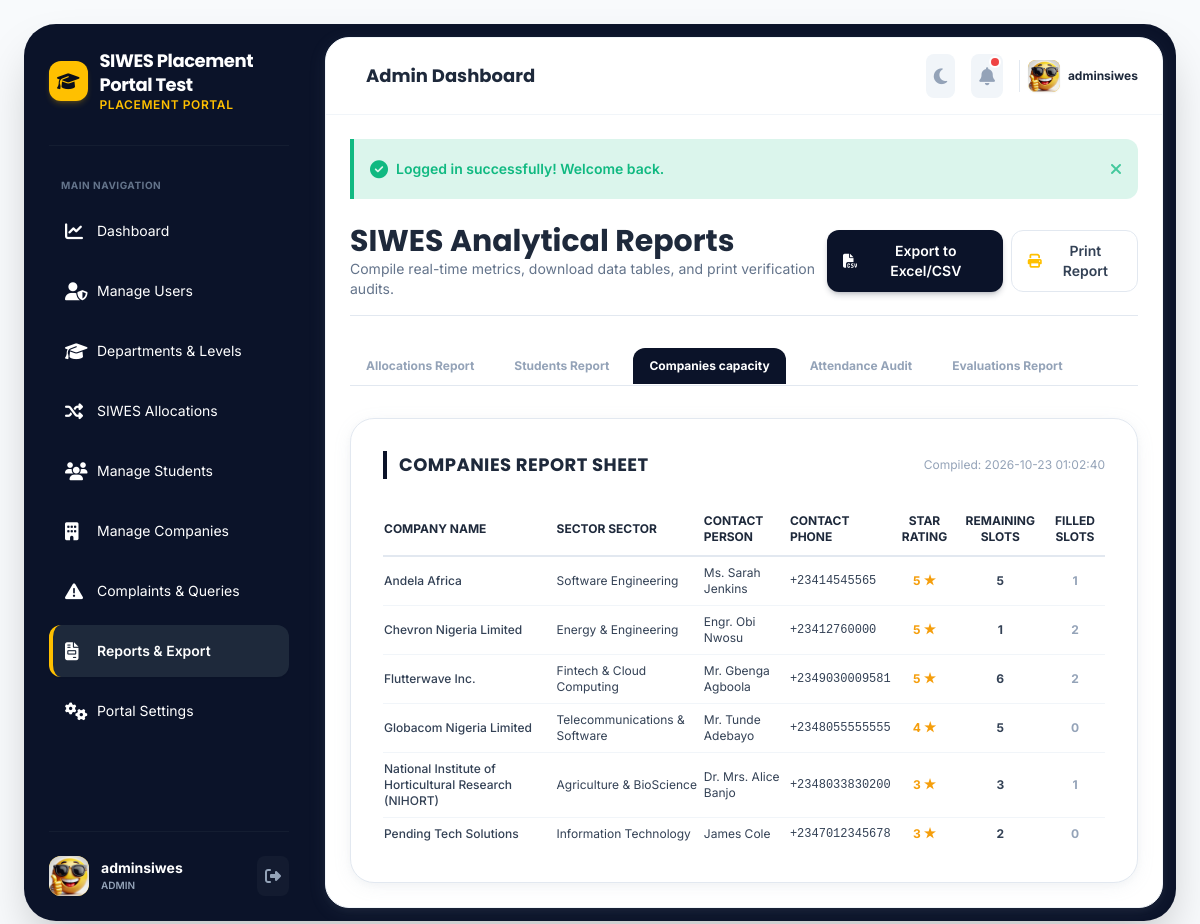
Page /coordinator/reports?type=companies (signed in) on the earlier database version.
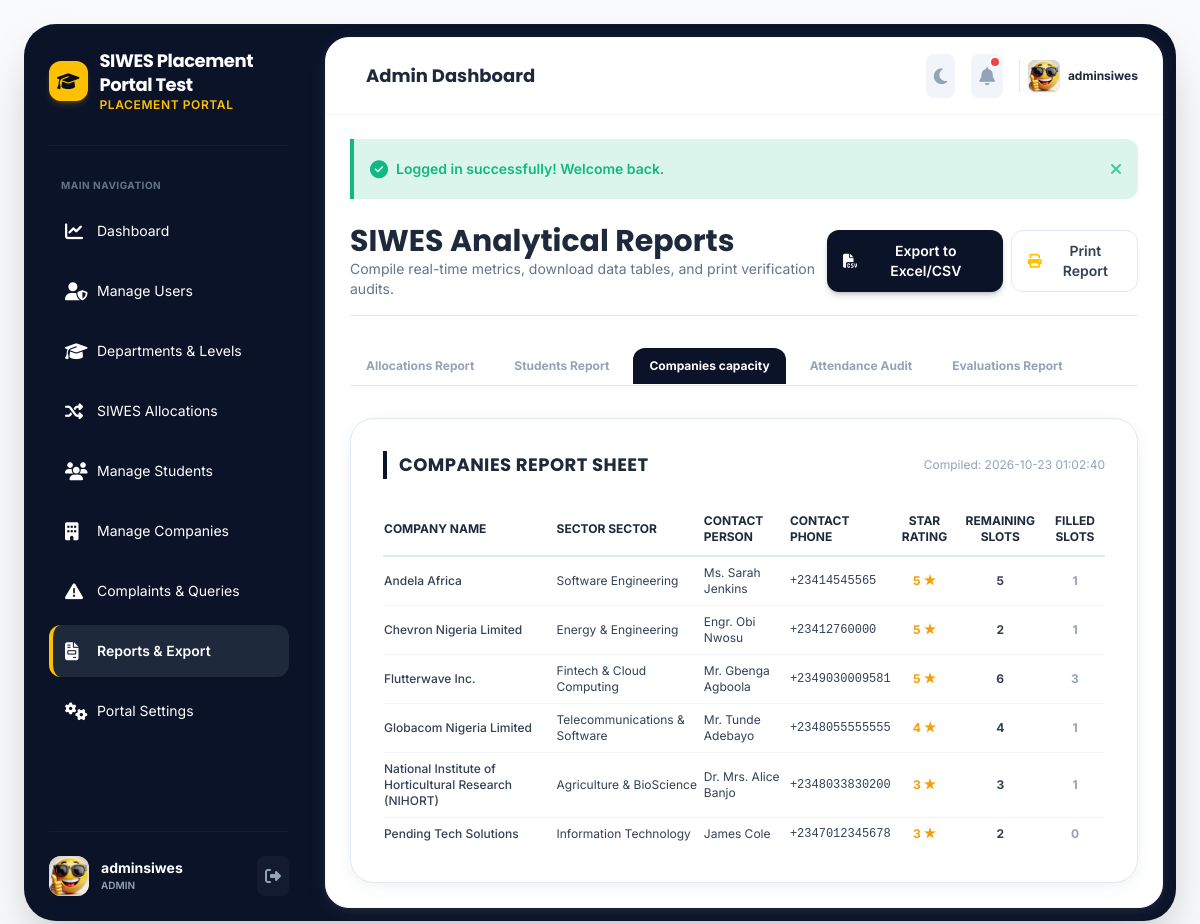
Same page on the later database version.
### tables this page shows
CREATE TABLE companies (
    id INTEGER PRIMARY KEY AUTOINCREMENT,
    name TEXT NOT NULL,
    email TEXT UNIQUE NOT NULL,
    phone TEXT,
    address TEXT NOT NULL,
    latitude REAL NOT NULL,
    longitude REAL NOT NULL,
    industry_category TEXT NOT NULL,
    available_slots INTEGER DEFAULT 0,
    contact_person TEXT NOT NULL,
    status TEXT CHECK(status IN ('pending', 'verified', 'rejected')) DEFAULT 'pending',
    rating INTEGER CHECK(rating BETWEEN 1 AND 5) DEFAULT 5,
    specializations TEXT, -- Comma-separated specializations
    created_at TIMESTAMP DEFAULT CURRENT_TIMESTAMP,
    updated_at TIMESTAMP DEFAULT CURRENT_TIMESTAMP
, application_letter_content TEXT, application_letter_signatory TEXT, application_letter_title TEXT);

### app/Views/reports/index.php (the view, shortened to what the changed rows need)
<div class="space-y-8 animate-fade-in-up">
    <div class="flex justify-between items-center border-b border-slate-200 dark:border-slate-800 pb-4">
        <div>
            <h1 class="text-3xl font-poppins font-bold text-slate-800 dark:text-white">SIWES Analytical Reports</h1>
            <p class="text-sm text-slate-500 dark:text-gray-400">Compile real-time metrics, download data tables, and print verification audits.</p>
        </div>
        <div class="flex space-x-2 no-print">
            <button onclick="exportTableToCSV('report-table', 'siwes_<?= $reportType ?>_report.csv')" class="bg-primary hover:bg-secondary text-white text-sm px-4 py-2.5 rounded-xl font-semibold shadow-md shadow-primary/20 transition flex items-center space-x-2">
                <i class="fa-solid fa-file-csv"></i> <span>Export to Excel/CSV</span>
            </button>
            <button onclick="window.print()" class="bg-white hover:bg-slate-50 dark:bg-slate-800 dark:hover:bg-slate-700 text-slate-700 dark:text-white border border-slate-200 dark:border-slate-700 text-sm px-4 py-2.5 rounded-xl font-semibold transition flex items-center space-x-2">
                <i class="fa-solid fa-print text-accent"></i> <span>Print Report</span>
            </button>
        </div>
    </div>
    <div class="flex flex-wrap gap-2 border-b border-slate-200 dark:border-slate-800 pb-px no-print select-none">
        <a href="/siwes/coordinator/reports?type=allocations" class="px-4 py-2.5 text-xs font-bold rounded-t-xl transition-all <?= $reportType === 'allocations' ? 'bg-primary text-white' : 'text-slate-400 hover:text-slate-600' ?>">Allocations Report</a>
        <a href="/siwes/coordinator/reports?type=students" class="px-4 py-2.5 text-xs font-bold rounded-t-xl transition-all <?= $reportType === 'students' ? 'bg-primary text-white' : 'text-slate-400 hover:text-slate-600' ?>">Students Report</a>
        <a href="/siwes/coordinator/reports?type=companies" class="px-4 py-2.5 text-xs font-bold rounded-t-xl transition-all <?= $reportType === 'companies' ? 'bg-primary text-white' : 'text-slate-400 hover:text-slate-600' ?>">Companies capacity</a>
        <a href="/siwes/coordinator/reports?type=attendance" class="px-4 py-2.5 text-xs font-bold rounded-t-xl transition-all <?= $reportType === 'attendance' ? 'bg-primary text-white' : 'text-slate-400 hover:text-slate-600' ?>">Attendance Audit</a>
        <a href="/siwes/coordinator/reports?type=performance" class="px-4 py-2.5 text-xs font-bold rounded-t-xl transition-all <?= $reportType === 'performance' ? 'bg-primary text-white' : 'text-slate-400 hover:text-slate-600' ?>">Evaluations Report</a>
    </div>
    <div class="bg-white text-black p-6 md:p-8 rounded-3xl border border-slate-200 shadow-soft print-card" id="report-container">
        <div class="flex justify-between items-center mb-6">
            <h2 class="text-lg font-bold font-poppins text-slate-800 uppercase tracking-wide border-l-4 border-primary pl-3">
                <?= ucfirst($reportType) ?> Report Sheet
            </h2>
            <span class="text-xs text-slate-400 font-sans">Compiled: <?= date('Y-m-d H:i:s') ?></span>
        </div>
        <div class="overflow-x-auto">
            <table class="w-full text-left text-xs border-collapse" id="report-table">
                <?php if ($reportType === 'allocations'): ?>
                    <thead>
                        <tr class="border-b-2 border-slate-200 text-slate-800 uppercase font-sans font-bold">
                            <th class="py-2.5">Matric No</th>
                            <th class="py-2.5">Student Name</th>
                            <th class="py-2.5">Dept</th>
                            <th class="py-2.5">Assigned Company</th>
                            <th class="py-2.5">Company Supervisor</th>
                            <th class="py-2.5">Lock Status</th>
                            <th class="py-2.5">Assigned By</th>
                        </tr>
                    </thead>
                    <tbody class="divide-y divide-slate-100 text-slate-700">
                        <?php foreach ($data as $row): ?>
                            <tr class="hover:bg-slate-50/50">
                                <td class="py-2 font-mono font-semibold"><?= htmlspecialchars($row['matric_no']) ?></td>
                                <td class="py-2 font-medium"><?= htmlspecialchars($row['student_name']) ?></td>
                                <td class="py-2 font-semibold"><?= htmlspecialchars($row['dept_code']) ?></td>
                                <td class="py-2"><?= htmlspecialchars($row['company_name']) ?></td>
                                <td class="py-2"><?= htmlspecialchars($row['supervisor_name'] ?? 'Unassigned') ?></td>
                                <td class="py-2"><?= htmlspecialchars(ucfirst($row['status'])) ?></td>
                                <td class="py-2 text-[10px] uppercase font-bold"><?= htmlspecialchars($row['allocated_by']) ?></td>
                            </tr>
                        <?php endforeach; ?>
                    </tbody>
                <?php elseif ($reportType === 'companies'): ?>
                    <thead>
                        <tr class="border-b-2 border-slate-200 text-slate-800 uppercase font-sans font-bold">
                            <th class="py-2.5">Company Name</th>
                            <th class="py-2.5">Sector Sector</th>
                            <th class="py-2.5">Contact Person</th>
                            <th class="py-2.5">Contact Phone</th>
                            <th class="py-2.5 text-center">Star Rating</th>
                            <th class="py-2.5 text-center">Remaining slots</th>
                            <th class="py-2.5 text-center">Filled slots</th>
                        </tr>
                    </thead>
                    <tbody class="divide-y divide-slate-100 text-slate-700">
                        <?php foreach ($data as $row): ?>
                            <tr class="hover:bg-slate-50/50">
                                <td class="py-2 font-medium"><?= htmlspecialchars($row['name']) ?></td>
                                <td class="py-2"><?= htmlspecialchars($row['industry_category']) ?></td>
                                <td class="py-2"><?= htmlspecialchars($row['contact_person']) ?></td>
                                <td class="py-2 font-mono"><?= htmlspecialchars($row['phone']) ?></td>
                                <td class="py-2 text-center font-bold text-amber-500"><?= $row['rating'] ?> &starf;</td>
                                <td class="py-2 text-center font-bold"><?= $row['available_slots'] ?></td>
                                <td class="py-2 text-center font-bold text-slate-400"><?= $row['filled_slots'] ?></td>
                            </tr>
                        <?php endforeach; ?>
                    </tbody>
                <?php endif; ?>
            </table>
        </div>
    </div>
</div>

### app/Core/Router.php (shortened to what the changed rows need)
<?php
class Router {
    private $routes = [];
    private function addRoute($method, $path, $handler) {
        $pattern = preg_replace('/\{([a-zA-Z0-9_]+)\}/', '(?P<\1>[^/]+)', $path);
        $pattern = '#^' . $pattern . '$#';
        $this->routes[] = [
            'method' => $method,
            'path' => $path,
            'pattern' => $pattern,
            'handler' => $handler
        ];
    }
    public function dispatch($requestUri, $requestMethod) {
        $effectiveMethod = ($requestMethod === 'HEAD') ? 'GET' : $requestMethod;
        $parts = explode('?', $requestUri);
        $uri = rtrim($parts[0], '/');
        foreach ($this->routes as $route) {
            if ($route['method'] !== $effectiveMethod) {
                continue;
            }
            if (preg_match($route['pattern'], $uri, $matches)) {
                $params = [];
                $handler = $route['handler'];
                if (is_array($handler)) {
                    $controllerName = $handler[0];
                    $methodName = $handler[1];
                    if (class_exists($controllerName)) {
                        $controller = new $controllerName();
                        if (method_exists($controller, $methodName)) {
                            return call_user_func_array([$controller, $methodName], $params);
                        }
                    }
                } elseif (is_callable($handler)) {
                    return call_user_func_array($handler, $params);
                }
                return;
            }
        }
    }
}

Differences in the rows shown:
changed companies "Chevron Nigeria Limited": available_slots "1" → "2"; filled_slots "2" → "1"
changed companies "Flutterwave Inc.": filled_slots "2" → "3"
changed companies "Globacom Nigeria Limited": available_slots "5" → "4"; filled_slots "0" → "1"
